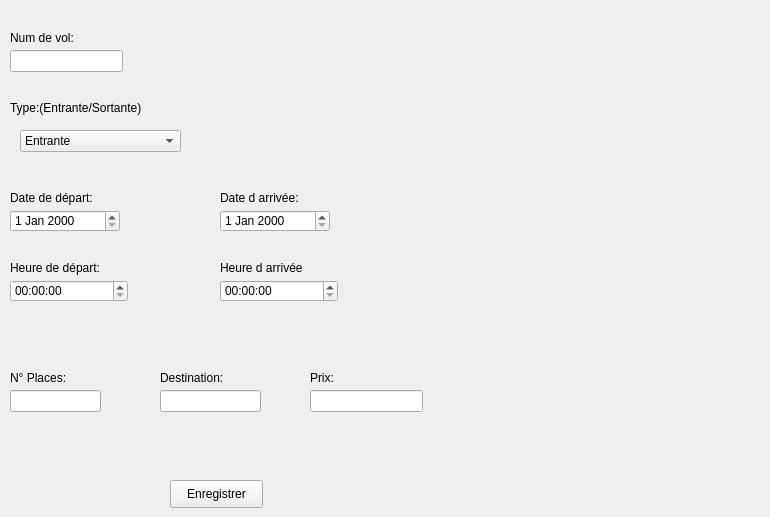
    <widget class="QWidget" name="Ajouter">
     <attribute name="title">
      <string>Ajouter</string>
     </attribute>
     <widget class="QLineEdit" name="ajouter_numvol">
      <property name="geometry">
       <rect>
        <x>10</x>
        <y>50</y>
        <width>113</width>
        <height>22</height>
       </rect>
      </property>
     </widget>
     <widget class="QDateEdit" name="ajouter_datedepart">
      <property name="geometry">
       <rect>
        <x>10</x>
        <y>210</y>
        <width>110</width>
        <height>22</height>
       </rect>
      </property>
     </widget>
     <widget class="QTimeEdit" name="ajouter_heuredepart">
      <property name="geometry">
       <rect>
        <x>10</x>
        <y>280</y>
        <width>118</width>
        <height>22</height>
       </rect>
      </property>
     </widget>
     <widget class="QTimeEdit" name="ajouter_heurearrivee">
      <property name="geometry">
       <rect>
        <x>220</x>
        <y>280</y>
        <width>118</width>
        <height>22</height>
       </rect>
      </property>
     </widget>
     <widget class="QLineEdit" name="ajouter_nbplace">
      <property name="geometry">
       <rect>
        <x>10</x>
        <y>390</y>
        <width>91</width>
        <height>22</height>
       </rect>
      </property>
     </widget>
     <widget class="QLineEdit" name="ajouter_destination">
      <property name="geometry">
       <rect>
        <x>160</x>
        <y>390</y>
        <width>101</width>
        <height>22</height>
       </rect>
      </property>
     </widget>
     <widget class="QLineEdit" name="ajouter_prixx">
      <property name="geometry">
       <rect>
        <x>310</x>
        <y>390</y>
        <width>113</width>
        <height>22</height>
       </rect>
      </property>
     </widget>
     <widget class="QPushButton" name="ajouter_enregistrer">
      <property name="geometry">
       <rect>
        <x>170</x>
        <y>480</y>
        <width>93</width>
        <height>28</height>
       </rect>
      </property>
      <property name="text">
       <string>Enregistrer</string>
      </property>
     </widget>
     <widget class="QLabel" name="label">
      <property name="geometry">
       <rect>
        <x>10</x>
        <y>30</y>
        <width>81</width>
        <height>16</height>
       </rect>
      </property>
      <property name="text">
       <string>Num de vol:</string>
      </property>
     </widget>
     <widget class="QLabel" name="label_2">
      <property name="geometry">
       <rect>
        <x>10</x>
        <y>190</y>
        <width>101</width>
        <height>16</height>
       </rect>
      </property>
      <property name="text">
       <string>Date de départ:</string>
      </property>
     </widget>
     <widget class="QLabel" name="label_3">
      <property name="geometry">
       <rect>
        <x>10</x>
        <y>260</y>
        <width>101</width>
        <height>16</height>
       </rect>
      </property>
      <property name="text">
       <string>Heure de départ:</string>
      </property>
     </widget>
     <widget class="QLabel" name="label_4">
      <property name="geometry">
       <rect>
        <x>220</x>
        <y>260</y>
        <width>101</width>
        <height>16</height>
       </rect>
      </property>
      <property name="text">
       <string>Heure d arrivée</string>
      </property>
     </widget>
     <widget class="QLabel" name="label_5">
      <property name="geometry">
       <rect>
        <x>10</x>
        <y>100</y>
        <width>151</width>
        <height>16</height>
       </rect>
      </property>
      <property name="text">
       <string>Type:(Entrante/Sortante)</string>
      </property>
     </widget>
     <widget class="QDateEdit" name="ajouter_datearrivee">
      <property name="geometry">
       <rect>
        <x>220</x>
        <y>210</y>
        <width>110</width>
        <height>22</height>
       </rect>
      </property>
     </widget>
     <widget class="QLabel" name="label_6">
      <property name="geometry">
       <rect>
        <x>220</x>
        <y>190</y>
        <width>91</width>
        <height>16</height>
       </rect>
      </property>
      <property name="text">
       <string>Date d arrivée:</string>
      </property>
     </widget>
     <widget class="QLabel" name="label_7">
      <property name="geometry">
       <rect>
        <x>10</x>
        <y>370</y>
        <width>61</width>
        <height>16</height>
       </rect>
      </property>
      <property name="text">
       <string>N° Places:</string>
      </property>
     </widget>
     <widget class="QLabel" name="label_8">
      <property name="geometry">
       <rect>
        <x>160</x>
        <y>370</y>
        <width>71</width>
        <height>16</height>
       </rect>
      </property>
      <property name="text">
       <string>Destination: </string>
      </property>
     </widget>
     <widget class="QLabel" name="label_9">
      <property name="geometry">
       <rect>
        <x>310</x>
        <y>370</y>
        <width>55</width>
        <height>16</height>
       </rect>
      </property>
      <property name="text">
       <string>Prix:</string>
      </property>
     </widget>
     <widget class="QLabel" name="pic">
      <property name="enabled">
       <bool>true</bool>
      </property>
      <property name="geometry">
       <rect>
        <x>390</x>
        <y>30</y>
        <width>371</width>
        <height>331</height>
       </rect>
      </property>
      <property name="text">
       <string/>
      </property>
     </widget>
     <widget class="QComboBox" name="ajouter_type">
      <property name="geometry">
       <rect>
        <x>20</x>
        <y>130</y>
        <width>161</width>
        <height>22</height>
       </rect>
      </property>
      <item>
       <property name="text">
        <string>Entrante</string>
       </property>
      </item>
      <item>
       <property name="text">
        <string>Sortante</string>
       </property>
      </item>
     </widget>
    </widget>
